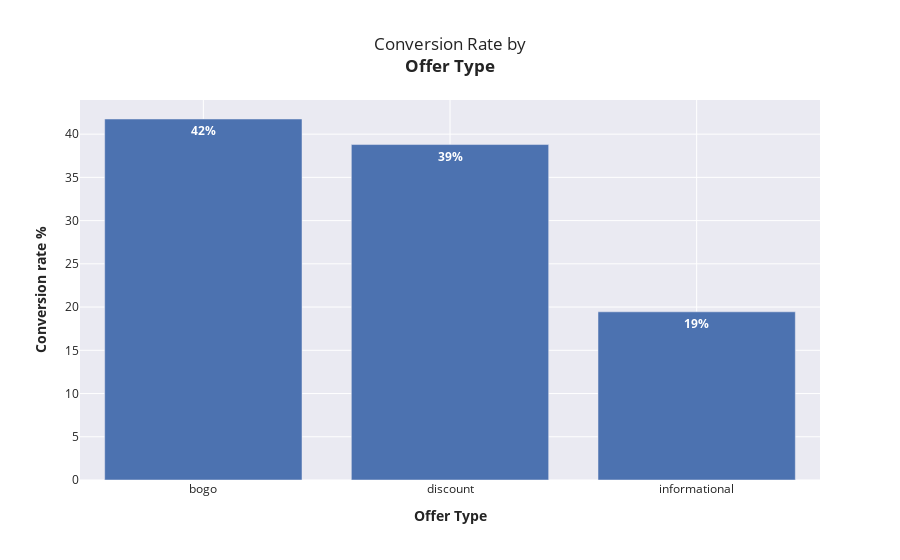

Notebook code cell kept with this figure:
### Markdown cell above
Conversion Rate by Offer Type

### Code cell
fig4 = px.bar((final['offer_type'].value_counts(normalize=True)*100).reset_index(),
       x= 'index',y='offer_type',
       template='seaborn',
       labels={'index':'<b>Offer Type','offer_type':'<b>Conversion rate %'},
       title='Conversion Rate by<b><br>Offer Type',
       text_auto= True)

fig4.update_traces(texttemplate = '<b>%{value:.0f}%')

### Figure 1 — Plotly figure (JSON) as saved in the notebook; plotly's stock layout.template omitted (floating-point values rounded to 4 significant figures)
{"data": [{"alignmentgroup": "True", "hovertemplate": "<b>Offer Type=%{x}<br><b>Conversion rate %=%{y}<extra></extra>", "legendgroup": "", "marker": {"color": "rgb(76,114,176)", "pattern": {"shape": ""}}, "name": "", "offsetgroup": "", "orientation": "v", "showlegend": false, "textposition": "auto", "texttemplate": "<b>%{value:.0f}%", "type": "bar", "x": ["bogo", "discount", "informational"], "xaxis": "x", "y": [41.75, 38.8, 19.45], "yaxis": "y"}], "layout": {"barmode": "relative", "legend": {"tracegroupgap": 0}, "title": {"text": "Conversion Rate by<b><br>Offer Type"}, "xaxis": {"anchor": "y", "domain": [0, 1], "title": {"text": "<b>Offer Type"}}, "yaxis": {"anchor": "x", "domain": [0, 1], "title": {"text": "<b>Conversion rate %"}}}}
